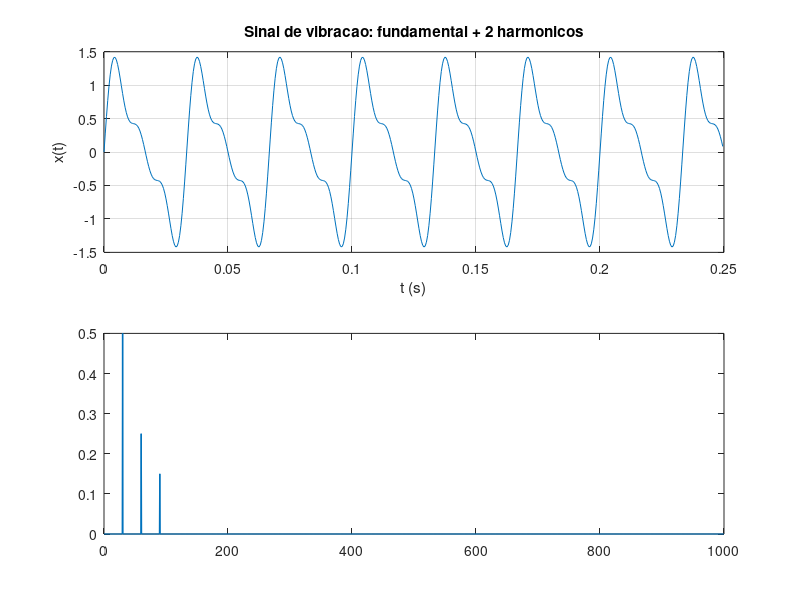

MATLAB code to generate this figure: (Note: this script raises an error after producing the figure.)
% =========================================================================
% ATIVIDADE 09 - Sinal com fundamental + harmonicos (vibracao mecanica)
% -------------------------------------------------------------------------
% Gera um sinal com uma frequencia principal (1X) e harmonicos (2X, 3X),
% simulando uma assinatura tipica de desbalanceamento + desalinhamento em
% maquinas rotativas. A FFT identifica claramente cada componente.
% =========================================================================

clear; clc; close all;

fs = 2000;          % Hz
T  = 2;             % segundos
t  = 0:1/fs:T-1/fs;
N  = length(t);

% --- Frequencia fundamental e harmonicos ---
f1 = 30;            % Hz - rotacao de eixo (1800 RPM)
% Tipico de diagnostico:
%   1X: desbalanceamento
%   2X: desalinhamento
%   3X: folgas mecanicas
x = 1.0*sin(2*pi*1*f1*t) + ...
    0.5*sin(2*pi*2*f1*t) + ...
    0.3*sin(2*pi*3*f1*t);

% --- FFT ---
metade = 1:floor(N/2);
f      = (0:N-1)*(fs/N);
mag    = abs(fft(x))/N;

% --- Identificacao dos picos ---
candidatos = [1 2 3] * f1;
fprintf('Frequencias esperadas e detectadas:\n');
for k = 1:length(candidatos)
    [~, idx] = min(abs(f - candidatos(k)));
    fprintf('  %dX (%.0f Hz) -> pico em %.1f Hz, |X|/N = %.3f\n', ...
            k, candidatos(k), f(idx), mag(idx));
end

% --- Graficos ---
fig = figure('Name','Atividade 09 - Sinal harmonico','Position',[100 100 900 700]);

subplot(2,1,1);
plot(t(1:500), x(1:500));
title('Sinal de vibracao: fundamental + 2 harmonicos');
xlabel('t (s)'); ylabel('x(t)'); grid on;

subplot(2,1,2);
plot(f(metade), mag(metade), 'LineWidth', 1);
hold on;
for k = 1:length(candidatos)
    xline(candidatos(k), 'r--', sprintf('%dX', k));
end
title('Espectro de magnitude - assinatura espectral 1X / 2X / 3X');
xlabel('Frequencia (Hz)'); ylabel('|X(f)|/N');
xlim([0 200]); grid on;

fprintf('\nInterpretacao em diagnostico de maquinas:\n');
fprintf('  1X muito alto  -> indicio de desbalanceamento\n');
fprintf('  2X dominante   -> indicio de desalinhamento\n');
fprintf('  Harmonicos     -> folgas, falhas em mancais ou engrenagens\n');
fprintf('A FFT eh, portanto, a impressao digital do estado da maquina.\n');

% --- Salvar PNG em Resultados/ ---
script_dir = fileparts(mfilename('fullpath'));
out_dir    = fullfile(script_dir, '..', '..', 'Resultados');
if ~exist(out_dir, 'dir'); mkdir(out_dir); end
print(fig, fullfile(out_dir, 'simulacao9atvd9.png'), '-dpng', '-r120');
fprintf('Figura salva em: %s\n', fullfile(out_dir, 'simulacao9atvd9.png'));
